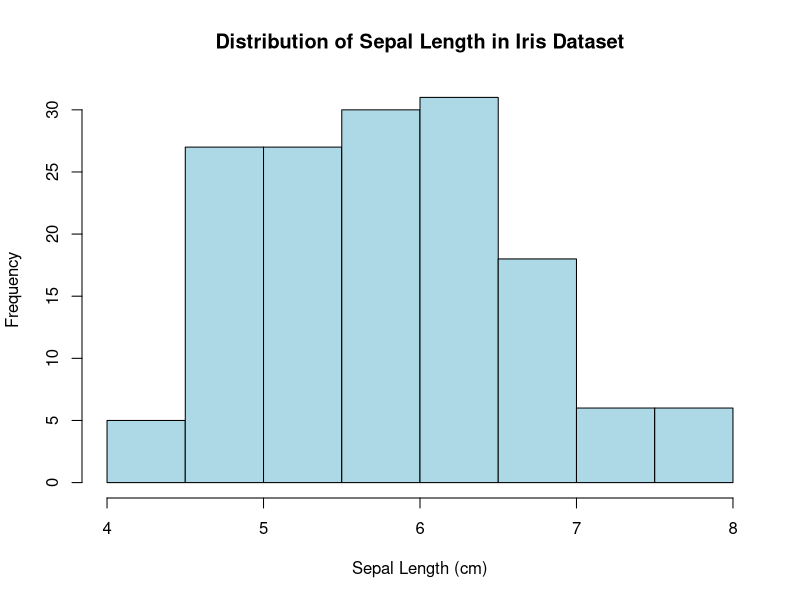
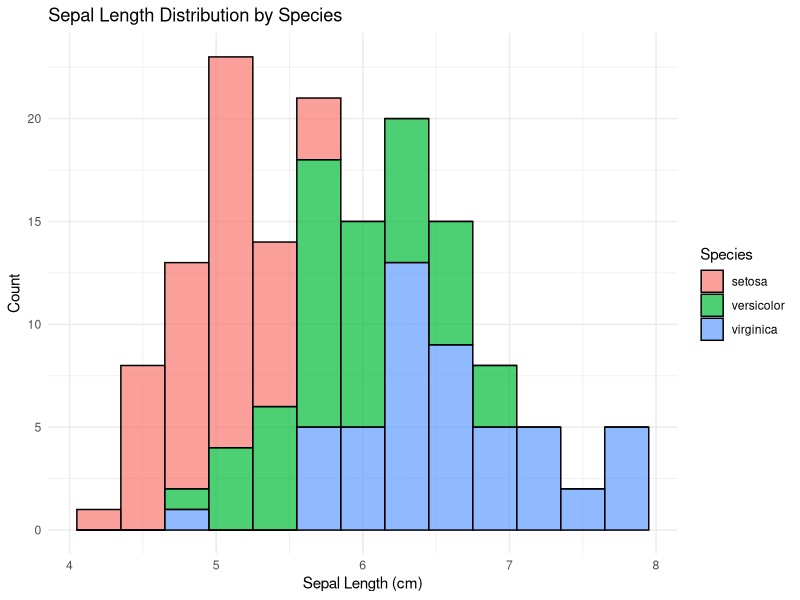
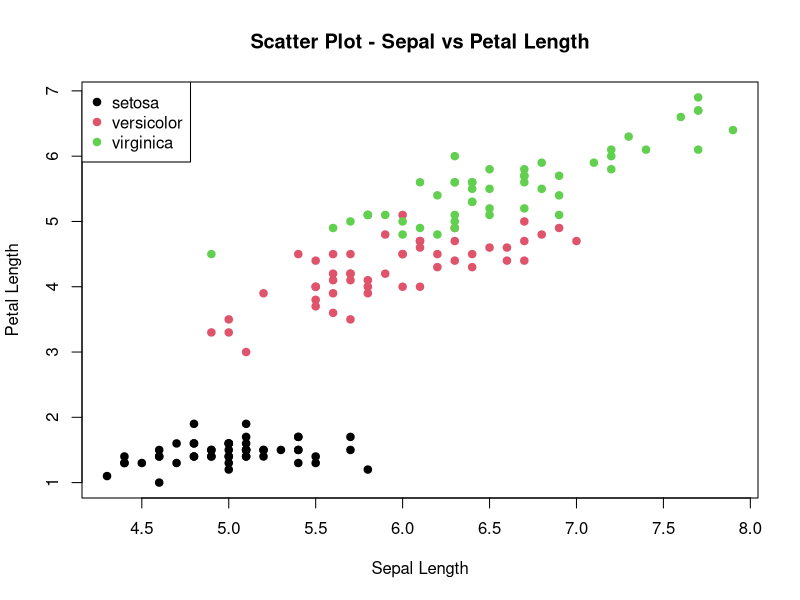
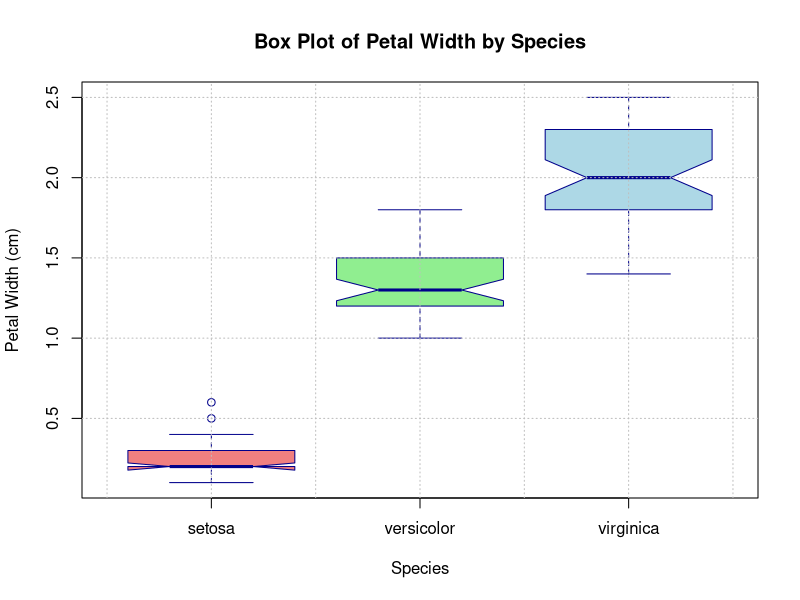

Generate these figures, in order, with R:
# ====================================================================
# lab10_obsidian.R
# Collaborative R Visualization Project
# Dataset: iris 
# Team Members:
# Rudresh 2330
# Sangana Ibrampurkar 2310
# Sanika Hoble 2309
# Unnat Umerye 2303
# Shripad Chodankar 2317
# Rakshita Kubal 2319 
# Adit Amonkar 23 
# ====================================================================
# Load dataset
data(iris)

# View structure
str(iris)

# 1. Histogram - Distribution of Sepal Length
# View structure
str(iris)

# Histogram for Sepal.Length
hist(iris$Sepal.Length,
     main = "Distribution of Sepal Length in Iris Dataset",
     xlab = "Sepal Length (cm)",
     ylab = "Frequency",
     col = "lightblue",
     border = "black")

library(ggplot2)
ggplot(iris, aes(x = Sepal.Length, fill = Species)) +
  geom_histogram(binwidth = 0.3, color = "black", alpha = 0.7) +
  labs(title = "Sepal Length Distribution by Species",
       x = "Sepal Length (cm)",
       y = "Count") +
  theme_minimal()


# 2. Scatter Plot - Sepal vs Petal Length
plot(iris$Sepal.Length, iris$Petal.Length,
     main = "Scatter Plot - Sepal vs Petal Length",
     xlab = "Sepal Length",
     ylab = "Petal Length",
     col = iris$Species,
     pch = 19)
legend("topleft", legend = unique(iris$Species), col = 1:3, pch = 19)


# 3. Box Plot - Petal Width by Species
# Description:
# This box plot visualizes the distribution of Petal Width for each species in the iris dataset.
# It helps identify the spread, median, and any potential outliers.

# Display first few rows to understand structure
head(iris)

# Box Plot to compare Petal Width across Species
boxplot(Petal.Width ~ Species,
        data = iris,
        main = "Box Plot of Petal Width by Species",
        xlab = "Species",
        ylab = "Petal Width (cm)",
        col = c("lightcoral", "lightgreen", "lightblue"),
        border = "darkblue",
        notch = TRUE)  #Adds notches to show median confidence interval
# Add grid lines for better readability
grid(nx = NULL, ny = NULL, col = "grey", lty = "dotted")

# Explanation :
# 1. Each box represents the interquartile range (IOR) of Petal Width for a species.
# 2. The horizontal line inside each box is the median Petal Width.
# 3. The whiskers show variability outside the upper and lower quartiles.
# 4. Points outside the whiskers (if any) represent outliers.
# 5. From the plot, we observe:
#    - Iris-setosa has the smallest and least variable petal width.
#    - Iris-versicolor shows moderate spread.
#    - Iris-virginica has the largest petal width range. 


# 4. Line Plot - Mean Petal Length per Species


# 5. Bar Plot - Count of Each Species


# 6. Pie Chart


# 7. Heat Map 
